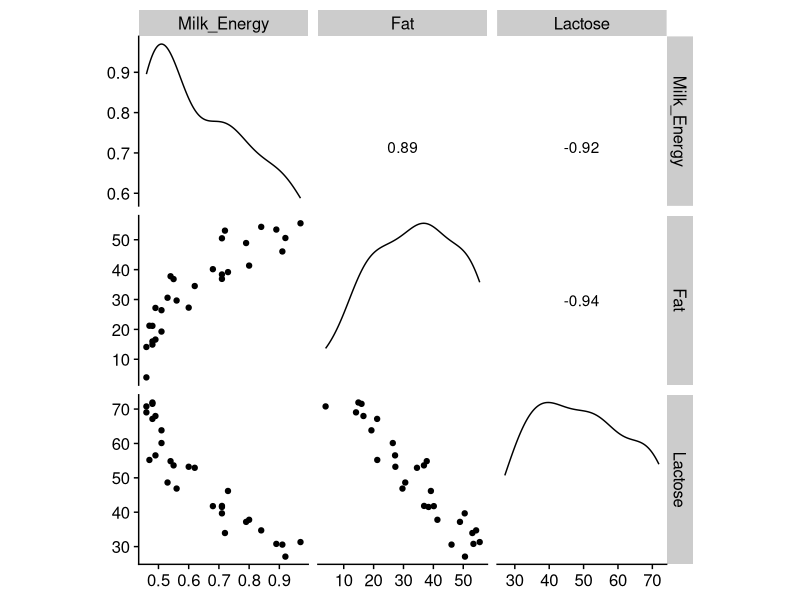
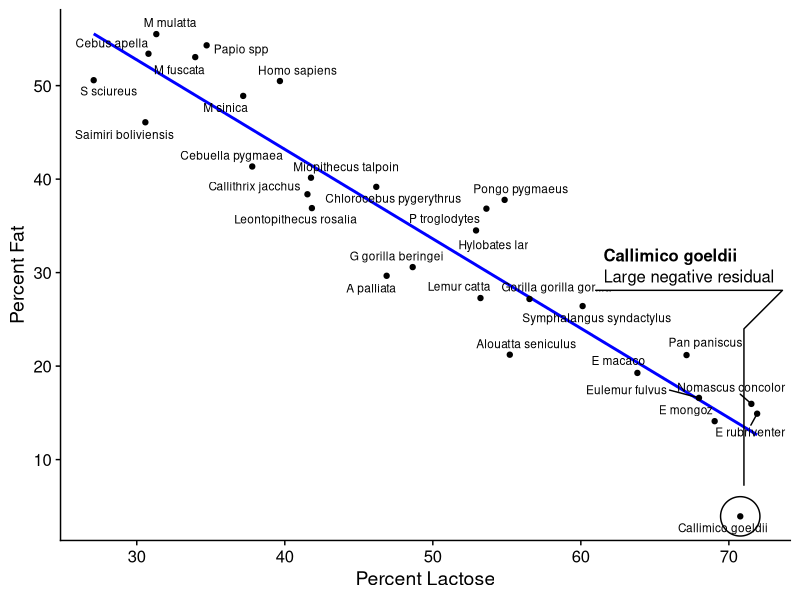
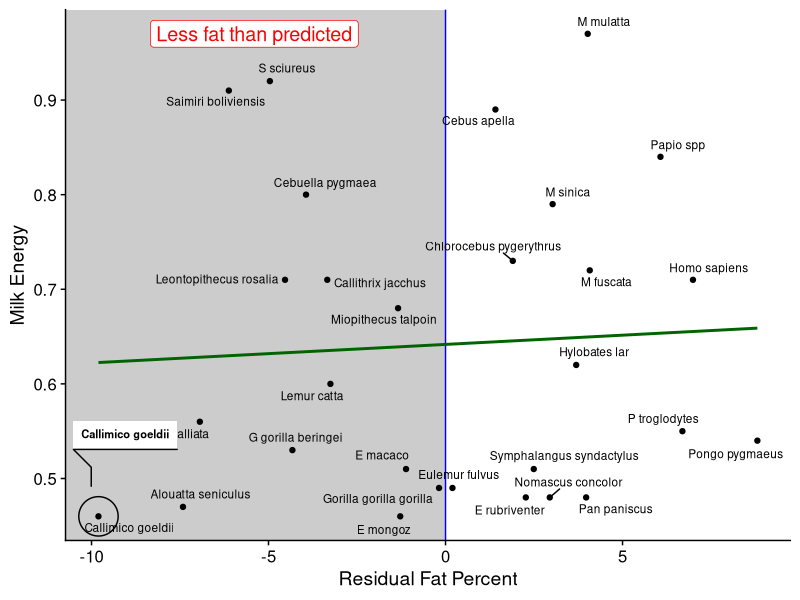
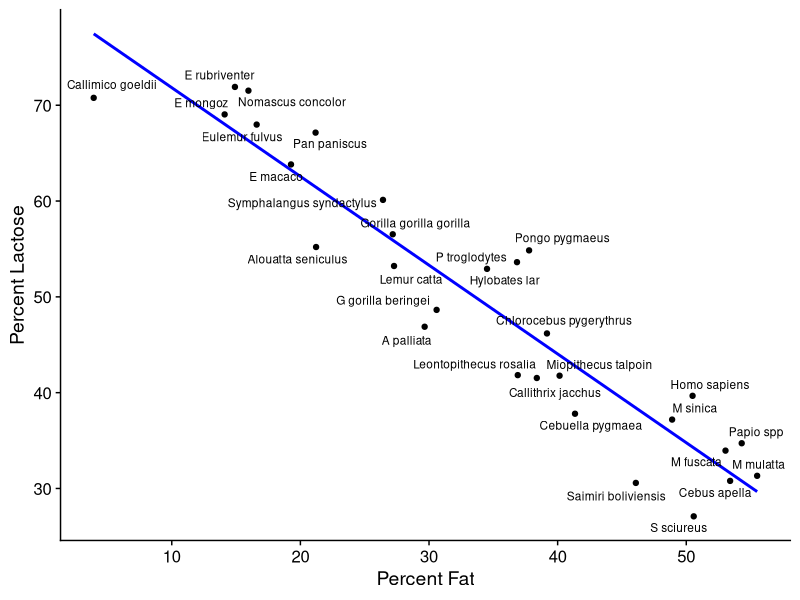
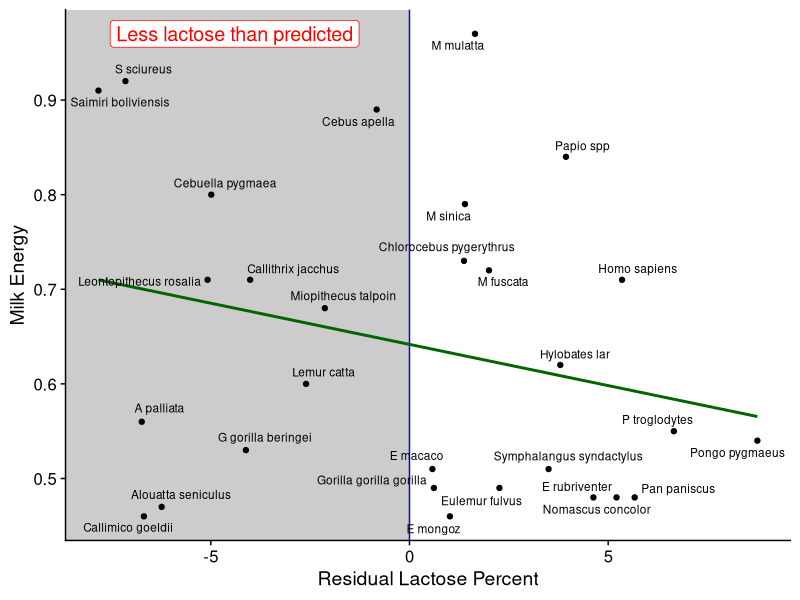
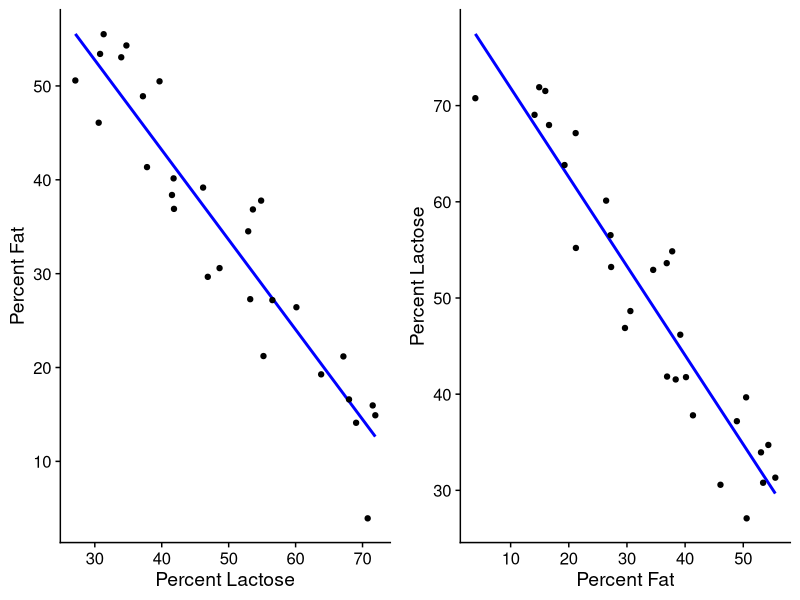
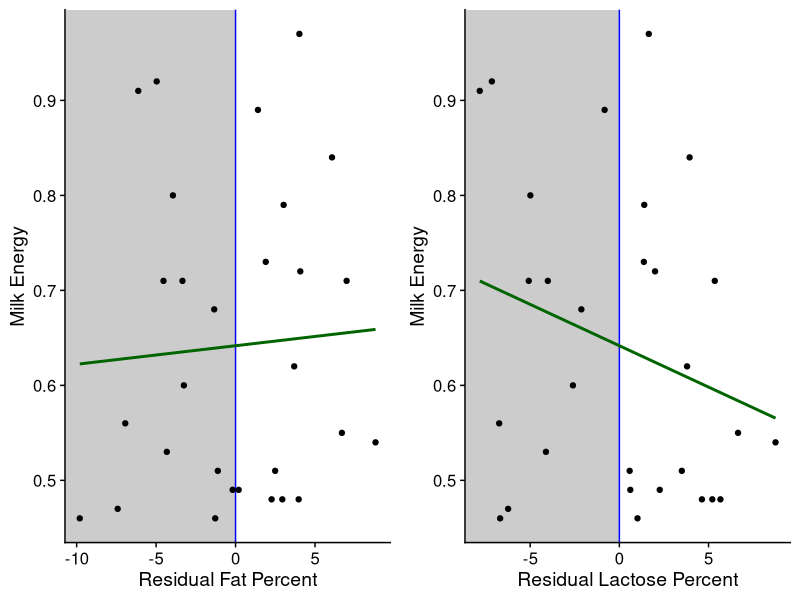
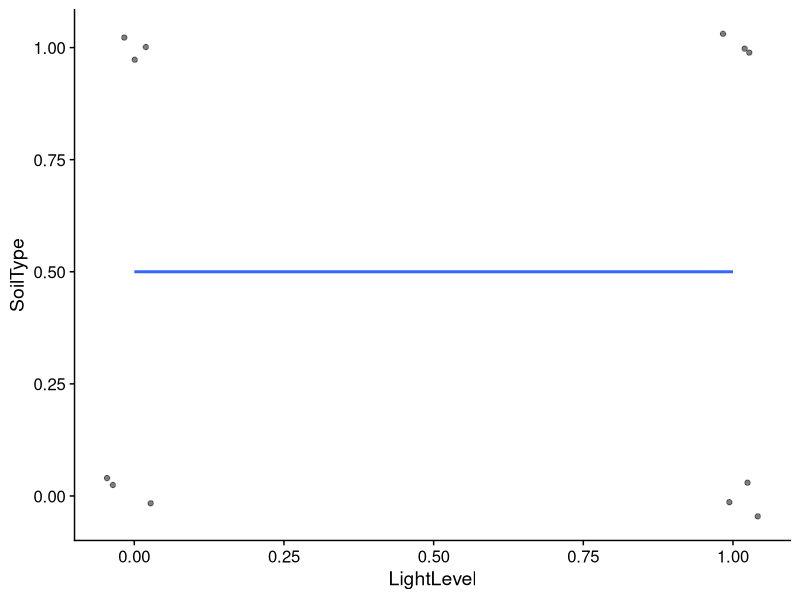

Source code (R) for these figures, in order:
## ---- chunk 1
library(tidyverse)
library(ggrepel)
library(cowplot)
theme_set(theme_cowplot())
library(readxl)
library(knitr)
library(GGally)
library(knitr)
library(ggforce)
knitr::opts_chunk$set(cache = TRUE)
## ---- chunk 2
milk <- read_excel("../data/Milk.xlsx", na = "NA")
M <- milk %>%
  select(species, kcal.per.g, perc.fat, perc.lactose) %>%
  drop_na()
names(M) <- c("Species", "Milk_Energy", "Fat", "Lactose")
ggscatmat(M, columns = 2:4)
## ---- chunk 3
fm <- lm(Milk_Energy ~ Fat + Lactose, data = M)
summary(fm)
## ---- chunk 4
fm_Lact <- lm(Fat ~ Lactose, data = M)
M$resid_Lact <- residuals(fm_Lact)
head(M)
## ---- chunk 5
desc <- 'Large negative residual'

F_v_L <- ggplot(M, aes(Lactose, Fat, label = Species)) +
  geom_smooth(formula = y ~ x, method = "lm", se = FALSE,
              color = "blue") +
  geom_point() +
  labs(x = "Percent Lactose", y = "Percent Fat")
print(
  F_v_L +
    geom_text_repel(size = 3, force = 15) +
    geom_mark_ellipse(aes(filter = Species == "Callimico goeldii",
                          description = desc),
                      label.buffer = unit(50, "mm"))
)
## ---- chunk 6
milk_res_lact <- ggplot(M, aes(resid_Lact, Milk_Energy,
                               label = Species)) +
  geom_rect(aes(xmin = -Inf, xmax = 0, ymin = -Inf, ymax = Inf),
            fill = "gray80") +
  geom_vline(xintercept = 0, color = "blue") +
  geom_smooth(formula = y ~ x, method = "lm", se = FALSE,
              color = "darkgreen") +
  geom_point() +
  labs(x = "Residual Fat Percent", y = "Milk Energy")
print(
  milk_res_lact +
    annotate(geom = "label", x = -5.4, y = 0.97,
             label = "Less fat than predicted",
             color = "red", size = 5) +
    geom_text_repel(size = 3, force = 15) +
    geom_mark_ellipse(aes(filter = Species == "Callimico goeldii"),
                      label.fontsize = 8)
  )
## ---- chunk 7
coef(lm(Milk_Energy ~ resid_Lact, data = M))
coef(fm)
## ---- chunk 8
fm_Fat <- lm(Lactose ~ Fat, data = M)
M$resid_Fat <- residuals(fm_Fat)
## ---- chunk 9
L_v_F <- ggplot(M, aes(Fat, Lactose, label = Species)) +
  geom_smooth(formula = y ~ x, method = "lm", se = FALSE,
              color = "blue") +
  geom_point() +
  labs(y = "Percent Lactose", x = "Percent Fat")
print(L_v_F +
        geom_text_repel(size = 3, force = 15))
## ---- chunk 10
milk_res_fat <- ggplot(M, aes(resid_Fat, Milk_Energy,
                              label = Species)) +
  geom_rect(aes(xmin = -Inf, xmax = 0, ymin = -Inf, ymax = Inf),
            fill = "gray80") +
  geom_vline(xintercept = 0, color = "blue") +
  geom_smooth(formula = y ~ x, method = "lm", se = FALSE,
              color = "darkgreen") +
  geom_point() +
  labs(x = "Residual Lactose Percent", y = "Milk Energy")
print(milk_res_fat +
        annotate(geom = "label", x = -4.4, y = 0.97,
                 label = "Less lactose than predicted",
                 color = "red", size = 5) +
        geom_text_repel(size = 3, force = 15))
## ---- chunk 11
coef(lm(Milk_Energy ~ resid_Fat, data = M))
coef(fm)
## ---- chunk 12
plot_grid(F_v_L, L_v_F, ncol = 2)
## ---- chunk 13
plot_grid(milk_res_lact, milk_res_fat, ncol = 2)
coef(fm)
## ---- chunk 14
yy <- tibble(SoilType = c(1, 1, 1, 1, 1, 1,
                          0, 0, 0, 0, 0, 0),
             LightLevel = c(1, 1, 1, 0, 0, 0,
                            1, 1, 1, 0, 0, 0))
knitr::kable(head(yy))
## ---- chunk 15
ggplot(yy, aes(LightLevel, SoilType)) +
  geom_jitter(width = 0.05, height = 0.05, alpha = 0.5) +
  geom_smooth(formula = y ~ x, method = "lm", se = FALSE)
## ---- chunk 16
yy <- tibble(SoilType = c(0, 0, 0, 1, 1, 1, 1, 1, 1, 1, 1, 1,
                          0, 0, 0, 0, 0, 0, 0),
             LightLevel = c(0, 0, 0, 1, 1, 1, 1, 1, 1, 0,
                            0, 0, 1, 1, 1, 0, 0, 0, 0))
knitr::kable(head(yy))
## ---- chunk 17
ggplot(yy, aes(LightLevel, SoilType)) +
  geom_jitter(width=0.05, height=0.05, alpha=0.5) +
  geom_smooth(method = "lm", se = FALSE)
